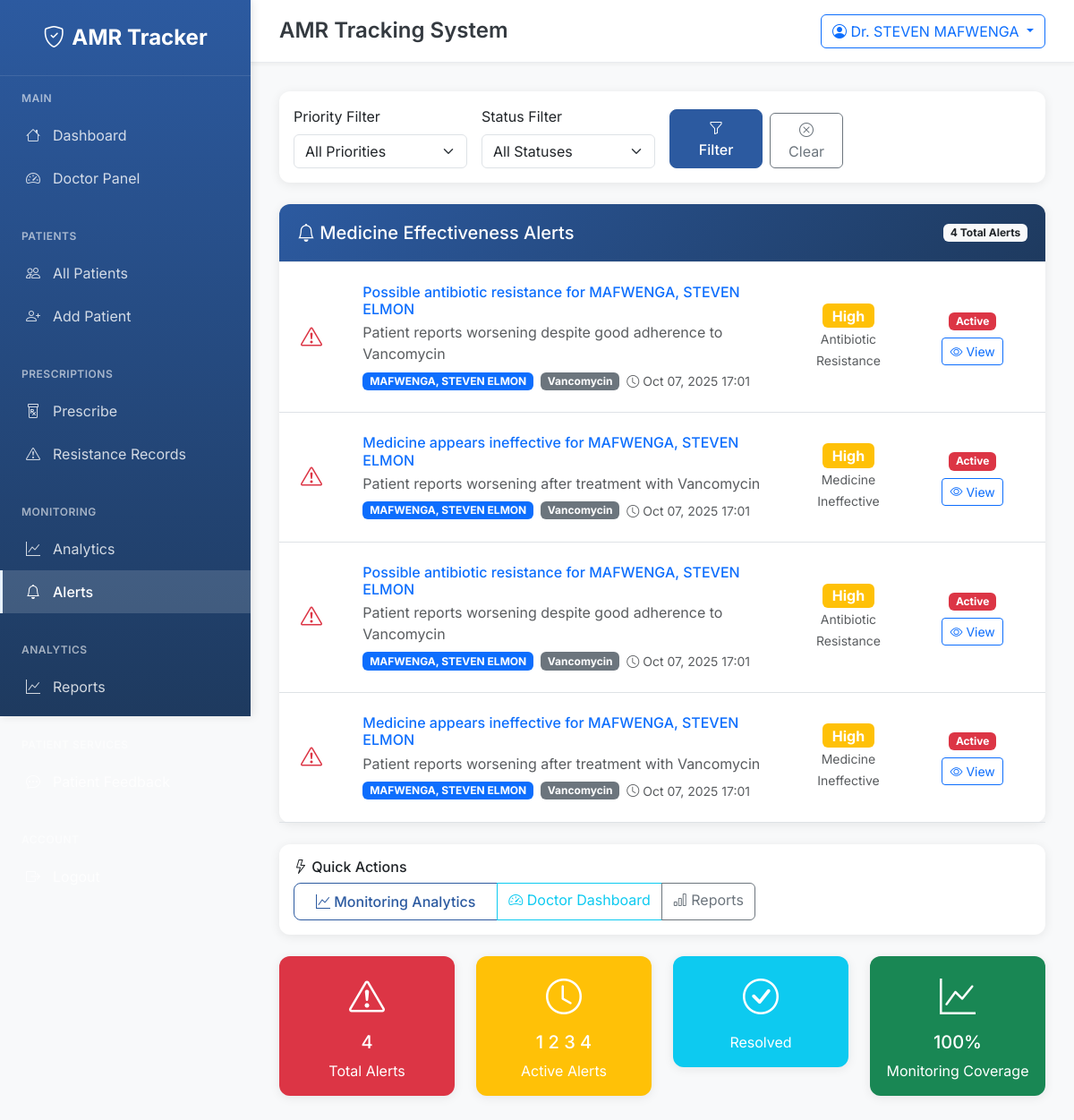
/alerts/ (signed in), run on an earlier commit of the app's database.
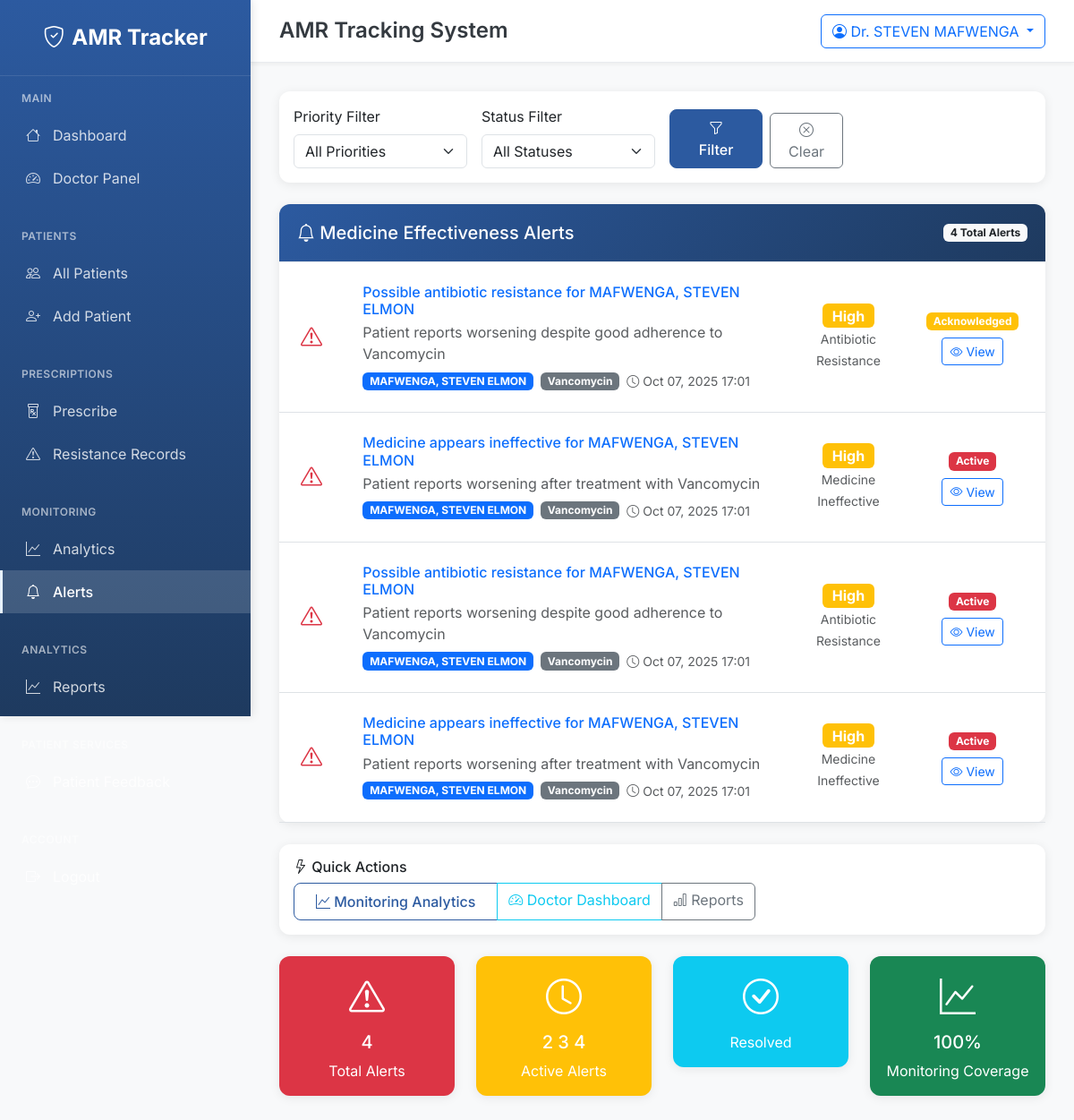
And on a later commit of the database.
### amr_core/models.py (models this page shows, shortened)
class MedicineEffectivenessAlert(models.Model):
    ALERT_TYPE_CHOICES = [
        ('ineffective', 'Medicine Ineffective'),
        ('side_effects', 'Severe Side Effects'),
        ('resistance', 'Antibiotic Resistance'),
        ('adherence', 'Poor Adherence'),
        ('interaction', 'Drug Interaction'),
    ]
    PRIORITY_CHOICES = [
        ('low', 'Low'),
        ('medium', 'Medium'),
        ('high', 'High'),
        ('critical', 'Critical'),
    ]
    patient = models.ForeignKey(Patient, on_delete=models.CASCADE)
    prescription = models.ForeignKey(Prescription, on_delete=models.CASCADE)
    alert_type = models.CharField(max_length=20, choices=ALERT_TYPE_CHOICES)
    priority = models.CharField(max_length=10, choices=PRIORITY_CHOICES, default='medium')
    title = models.CharField(max_length=200)
    description = models.TextField()
    triggered_by = models.CharField(max_length=100, help_text="What triggered this alert")
    created_date = models.DateTimeField(auto_now_add=True)
    acknowledged_by = models.CharField(max_length=100, blank=True, null=True)
    acknowledged_date = models.DateTimeField(blank=True, null=True)
    status = models.CharField(max_length=20, choices=[
        ('active', 'Active'),
        ('acknowledged', 'Acknowledged'),
        ('resolved', 'Resolved'),
        ('dismissed', 'Dismissed'),
    ], default='active')
    recommended_alternatives = models.ManyToManyField(Antibiotic, blank=True, related_name='recommended_for')
    alternative_reasoning = models.TextField(blank=True, null=True)
    doctor_actions = models.TextField(blank=True, null=True, help_text="Actions taken by doctor")
    resolution_notes = models.TextField(blank=True, null=True)
    class Meta:
        ordering = ['-created_date', '-priority']

class Patient(models.Model):
    GENDER_CHOICES = [
        ('M', 'Male'),
        ('F', 'Female'),
        ('O', 'Other'),
    ]
    name = models.CharField(max_length=100)
    age = models.PositiveIntegerField(validators=[MinValueValidator(0), MaxValueValidator(150)])
    gender = models.CharField(max_length=1, choices=GENDER_CHOICES)
    phone = models.CharField(max_length=15, blank=True, null=True)
    email = models.EmailField(blank=True, null=True)
    medical_history = models.TextField(blank=True, null=True, help_text="JSON format or free text")
    allergies = models.TextField(blank=True, null=True)
    created_at = models.DateTimeField(auto_now_add=True)
    updated_at = models.DateTimeField(auto_now=True)
    class Meta:
        ordering = ['-created_at']

class Prescription(models.Model):
    STATUS_CHOICES = [
        ('active', 'Active'),
        ('completed', 'Completed'),
        ('cancelled', 'Cancelled'),
    ]
    doctor_name = models.CharField(max_length=100)
    patient = models.ForeignKey(Patient, on_delete=models.CASCADE)
    antibiotic = models.ForeignKey(Antibiotic, on_delete=models.CASCADE)
    diagnosis = models.TextField()
    dosage = models.CharField(max_length=100)
    frequency = models.CharField(max_length=100)
    duration = models.CharField(max_length=100, help_text="e.g., '7 days', '2 weeks'")
    date_prescribed = models.DateTimeField(auto_now_add=True)
    status = models.CharField(max_length=20, choices=STATUS_CHOICES, default='active')
    notes = models.TextField(blank=True, null=True)
    class Meta:
        ordering = ['-date_prescribed']

class Antibiotic(models.Model):
    ANTIBIOTIC_CLASSES = [
        ('penicillin', 'Penicillin'),
        ('cephalosporin', 'Cephalosporin'),
        ('fluoroquinolone', 'Fluoroquinolone'),
        ('macrolide', 'Macrolide'),
        ('tetracycline', 'Tetracycline'),
        ('aminoglycoside', 'Aminoglycoside'),
        ('sulfonamide', 'Sulfonamide'),
        ('carbapenem', 'Carbapenem'),
        ('other', 'Other'),
    ]
    name = models.CharField(max_length=100, unique=True)
    bacteria_targeted = models.CharField(max_length=200, help_text="Comma-separated list of targeted bacteria")
    class_type = models.CharField(max_length=50, choices=ANTIBIOTIC_CLASSES)
    description = models.TextField(blank=True, null=True)
    dosage_info = models.TextField(blank=True, null=True, help_text="Standard dosage information")
    contraindications = models.TextField(blank=True, null=True)
    created_at = models.DateTimeField(auto_now_add=True)
    class Meta:
        ordering = ['name']

### amr_core/views.py (the view)
# urls.py: path('alerts/', views.medicine_alerts, name='medicine_alerts'),
@login_required
def medicine_alerts(request):
    try:
        doctor = Doctor.objects.get(user=request.user)
        doctor_name = doctor.name
    except Doctor.DoesNotExist:
        doctor_name = request.user.username
    alerts = MedicineEffectivenessAlert.objects.filter(
        prescription__doctor_name__icontains=doctor_name
    ).order_by('-created_date')
    priority_filter = request.GET.get('priority')
    if priority_filter:
        alerts = alerts.filter(priority=priority_filter)
    status_filter = request.GET.get('status')
    if status_filter:
        alerts = alerts.filter(status=status_filter)
    paginator = Paginator(alerts, 20)
    page_number = request.GET.get('page')
    page_obj = paginator.get_page(page_number)
    context = {
        'page_obj': page_obj,
        'priority_filter': priority_filter,
        'status_filter': status_filter,
    }
    return render(request, 'amr_core/medicine_alerts.html', context)

### amr_core/templates/amr_core/medicine_alerts.html (shortened to what the changed rows need)
{% extends 'amr_core/base.html' %}
{% block content %}
{% if page_obj %}
<div class="row">
    <div class="col-12">
        <div class="card">
            <div class="card-body p-0">
                {% for alert in page_obj %}
                <div class="border-bottom p-4 {% if not forloop.last %}border-bottom{% endif %}">
                    <div class="row align-items-center">
                        <div class="col-md-1">
                            {% if alert.priority == 'critical' %}
                                <i class="bi bi-exclamation-triangle-fill text-danger fs-3"></i>
                            {% elif alert.priority == 'high' %}
                                <i class="bi bi-exclamation-triangle text-danger fs-4"></i>
                            {% elif alert.priority == 'medium' %}
                                <i class="bi bi-info-circle text-warning fs-4"></i>
                            {% else %}
                                <i class="bi bi-info-circle text-info fs-4"></i>
                            {% endif %}
                        </div>
                        <div class="col-md-7">
                            <h6 class="mb-1">
                                <a href="{% url 'alert_detail' alert.id %}" class="text-decoration-none">
                                    {{ alert.title }}
                                </a>
                            </h6>
                            <p class="text-muted mb-2">{{ alert.description|truncatewords:20 }}</p>
                            <div class="d-flex align-items-center">
                                <span class="badge bg-primary me-2">{{ alert.patient.name }}</span>
                                <span class="badge bg-secondary me-2">{{ alert.prescription.antibiotic.name }}</span>
                                <small class="text-muted">
                                    <i class="bi bi-clock"></i> {{ alert.created_date|date:"M d, Y H:i" }}
                                </small>
                            </div>
                        </div>
                        <div class="col-md-2">
                            <div class="text-center">
                                <span class="badge
                                    {% if alert.priority == 'critical' %}bg-danger
                                    {% elif alert.priority == 'high' %}bg-warning
                                    {% elif alert.priority == 'medium' %}bg-info
                                    {% else %}bg-secondary{% endif %} fs-6">
                                    {{ alert.get_priority_display }}
                                </span>
                                <br>
                                <small class="text-muted">{{ alert.get_alert_type_display }}</small>
                            </div>
                        </div>
                        <div class="col-md-2">
                            <div class="text-center">
                                <span class="badge
                                    {% if alert.status == 'active' %}bg-danger
                                    {% elif alert.status == 'acknowledged' %}bg-warning
                                    {% elif alert.status == 'resolved' %}bg-success
                                    {% else %}bg-secondary{% endif %}">
                                    {{ alert.get_status_display }}
                                </span>
                                <br>
                                <a href="{% url 'alert_detail' alert.id %}" class="btn btn-outline-primary btn-sm mt-2">
                                    <i class="bi bi-eye"></i> View
                                </a>
                            </div>
                        </div>
                    </div>
                </div>
                {% endfor %}
            </div>
        </div>
    </div>
</div>
{% endif %}
<div class="row mt-4">
    <div class="col-md-3">
        <div class="card bg-warning text-white">
            <div class="card-body text-center">
                <i class="bi bi-clock fs-1"></i>
                <h5 class="mt-2">
                    {% if page_obj %}
                        {% for alert in page_obj %}
                            {% if alert.status == 'active' %}{{ forloop.counter }}{% endif %}
                        {% endfor %}
                    {% else %}
                        0
                    {% endif %}
                </h5>
                <p class="mb-0">Active Alerts</p>
            </div>
        </div>
    </div>
</div>
{% endblock %}

What changed in the data, as far as the page shows it:
changed MedicineEffectivenessAlert: status "Active" → "Acknowledged"
